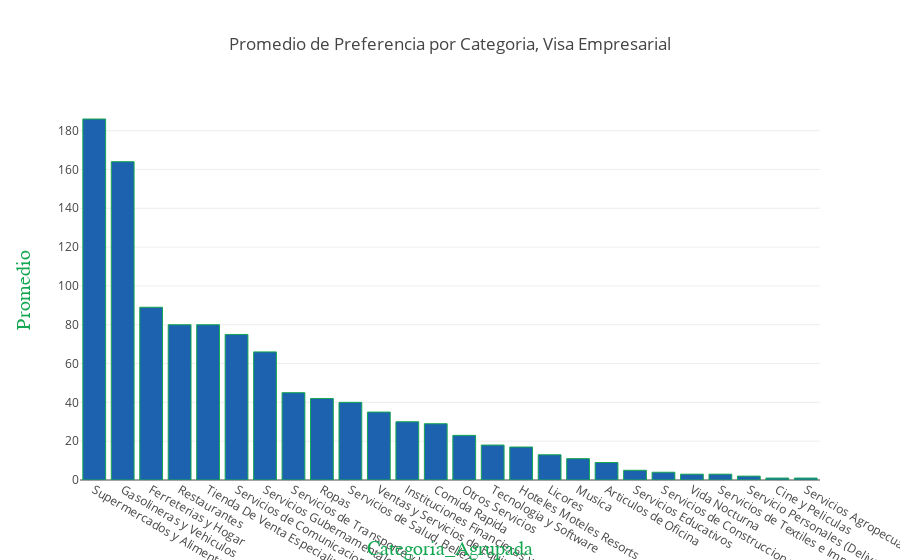

Source (notebook cell):
### Code cell
bar_plotly_categoria_tipo_tarjeta(value_counts_df,"VISA EMPRESARIAL","Promedio"
                                  ,"Promedio de Preferencia por Categoria, Visa Empresarial")

### Figure 1 — Plotly figure (JSON) as saved in the notebook; plotly's stock layout.template omitted (floating-point values rounded to 4 significant figures)
{"data": [{"marker": {"color": "#1D62AE", "line": {"color": "#14A751", "width": 1}}, "type": "bar", "uid": "f40cf2e0-4afc-4552-83aa-6c6053944d4b", "x": ["Supermercados y Alimentos", "Gasolineras y Vehiculos", "Ferreterias y Hogar", "Restaurantes", "Tienda De Venta Especializada", "Servicios de Comunicacion, Internet y Telecable", "Servicios Gubernamentales", "Servicios de Transporte y Viajes", "Ropas", "Servicios de Salud, Belleza y Recreacion", "Ventas y Servicios de Equipos Electricos", "Instituciones Financieras y Aseguradoras", "Comida Rapida", "Otros Servicios", "Tecnologia y Software", "Hoteles Moteles Resorts", "Licores", "Musica", "Articulos de Oficina", "Servicios Educativos", "Servicios de Construccion y Decoracion", "Vida Nocturna", "Servicios de Textiles e Imprenta", "Servicio Personales (Deliveries, etc.)", "Cine y Peliculas", "Servicios Agropecuarios"], "y": [186, 164, 89, 80, 80, 75, 66, 45, 42, 40, 35, 30, 29, 23, 18, 17, 13, 11, 9, 5, 4, 3, 3, 2, 1, 1]}], "layout": {"autosize": true, "title": {"text": "Promedio de Preferencia por Categoria, Visa Empresarial"}, "xaxis": {"showticklabels": true, "title": {"font": {"color": "#14A751", "family": "Myriad", "size": 20}, "text": "Categoria_Agrupada"}}, "yaxis": {"title": {"font": {"color": "#14A751", "family": "Myriad", "size": 20}, "text": "Promedio"}}}}
